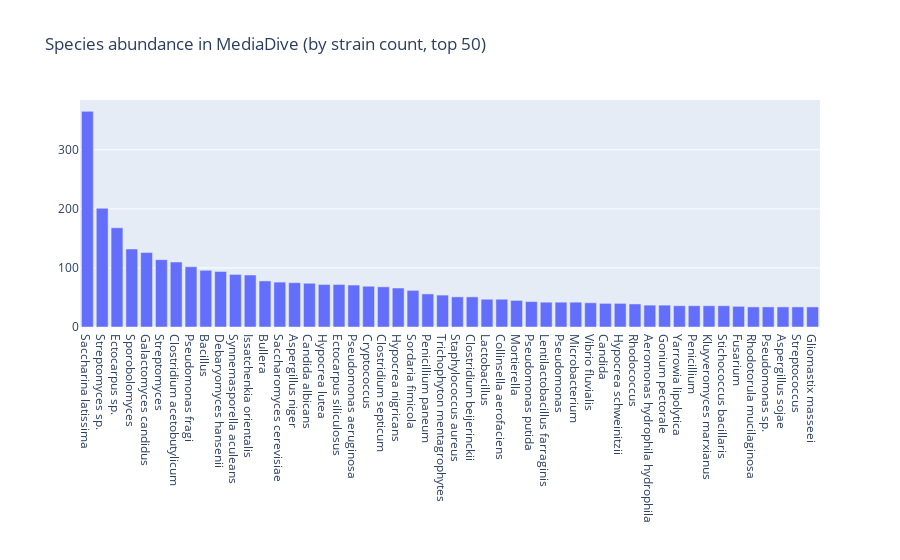

Here is the notebook cell this chart was saved with:
### Markdown cell above
### [1.1] MediaDive taxonomic diversity

### Code cell
md_df = pd.read_csv(os.path.join(DATA_DIR,"mediadive","mediadive-all.csv"), sep = ';')

import plotly.express as px

n = 50 #number of species we wanna show

# Plot the occurrence of enzymes across all of our selected taxa 
fig = px.bar(
    data_frame = md_df.value_counts('species').head(n).reset_index(),
    x="species",
    y="count",
    
    title="Species abundance in MediaDive (by strain count, top %i)" %n
)
fig.update_xaxes(title='', visible=True, showticklabels=True)
fig.update_yaxes(title='', visible=True, showticklabels=True)
fig.show()

### Figure 1 — Plotly figure (JSON) as saved in the notebook; plotly's stock layout.template omitted (floating-point values rounded to 4 significant figures)
{"data": [{"alignmentgroup": "True", "hovertemplate": "species=%{x}<br>count=%{y}<extra></extra>", "legendgroup": "", "marker": {"color": "#636efa", "pattern": {"shape": ""}}, "name": "", "offsetgroup": "", "orientation": "v", "showlegend": false, "textposition": "auto", "type": "bar", "x": ["Saccharina latissima", "Streptomyces sp.", "Ectocarpus sp.", "Sporobolomyces", "Galactomyces candidus", "Streptomyces", "Clostridium acetobutylicum", "Pseudomonas fragi", "Bacillus", "Debaryomyces hansenii", "Synnemasporella aculeans", "Issatchenkia orientalis", "Bullera", "Saccharomyces cerevisiae", "Aspergillus niger", "Candida albicans", "Hypocrea lutea", "Ectocarpus siliculosus", "Pseudomonas aeruginosa", "Cryptococcus", "Clostridium septicum", "Hypocrea nigricans", "Sordaria fimicola", "Penicillium paneum", "Trichophyton mentagrophytes", "Staphylococcus aureus", "Clostridium beijerinckii", "Lactobacillus", "Collinsella aerofaciens", "Mortierella", "Pseudomonas putida", "Lentilactobacillus farraginis", "Pseudomonas", "Microbacterium", "Vibrio fluvialis", "Candida", "Hypocrea schweinitzii", "Rhodococcus", "Aeromonas hydrophila hydrophila", "Gonium pectorale", "Yarrowia lipolytica", "Penicillium", "Kluyveromyces marxianus", "Stichococcus bacillaris", "Fusarium", "Rhodotorula mucilaginosa", "Pseudomonas sp.", "Aspergillus sojae", "Streptococcus", "Gliomastix masseei"], "xaxis": "x", "y": [365, 201, 168, 132, 126, 114, 110, 102, 96, 94, 89, 88, 78, 76, 75, 74, 72, 72, 71, 69, 68, 66, 62, 56, 54, 51, 51, 47, 47, 45, 43, 42, 42, 42, 41, 40, 40, 39, 37, 37, 36, 36, 36, 36, 35, 34, 34, 34, 34, 34], "yaxis": "y"}], "layout": {"barmode": "relative", "legend": {"tracegroupgap": 0}, "title": {"text": "Species abundance in MediaDive (by strain count, top 50)"}, "xaxis": {"anchor": "y", "domain": [0, 1], "showticklabels": true, "title": {"text": ""}, "visible": true}, "yaxis": {"anchor": "x", "domain": [0, 1], "showticklabels": true, "title": {"text": ""}, "visible": true}}}
